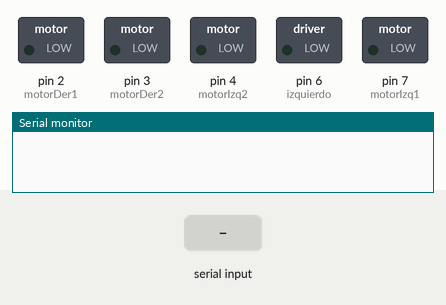
Bench run of a sketch on a simulated Arduino Uno, built with avr-gcc and run on an emulated ATmega328P. Parts: switched loads named in the sketch (green lamp = pin HIGH), the last lines printed to the serial monitor. The inputs (shaded band) are chosen by the test bench. Pins used as bus, display or sensor lines are not drawn.

Above: at 1.2 s.
1.3 s: "w" received over Serial
At 1.7 s:
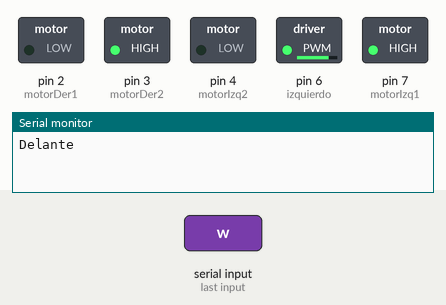
2.8 s: "s" received over Serial
At 4.0 s:
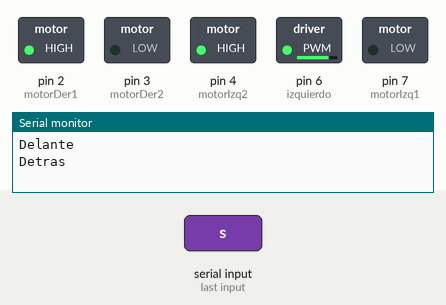
4.3 s: "d" received over Serial
At 5.2 s:
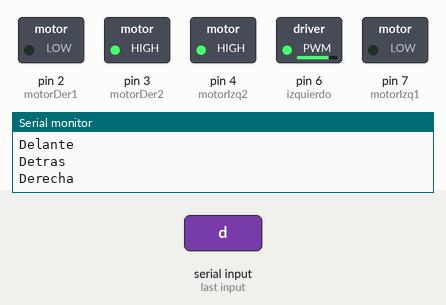
5.8 s: "a" received over Serial
At 6.3 s:
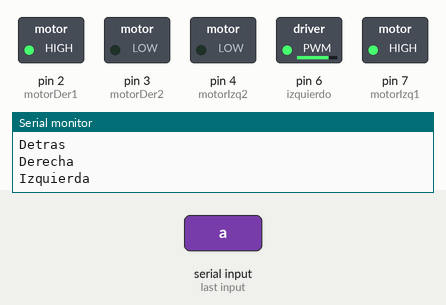
7.3 s: "p" received over Serial
At 8.7 s:
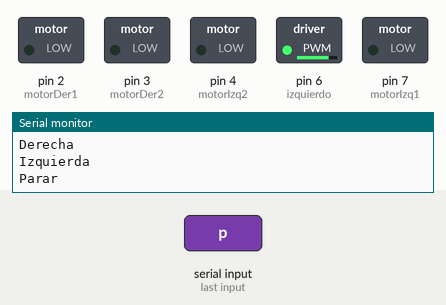
Timing chart, 0 to 9.8 s (numbered marks = the images above; inputs shaded):
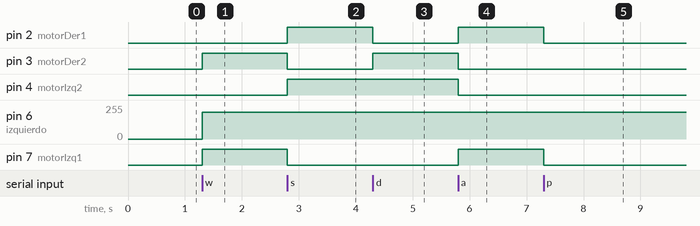

The sketch:

Control_movimiento.ino
```cpp
// Configuramos los pines que vamos a usar
int motorDer1=2;//El pin 2 a In1 del L298N
int motorDer2=3;//El pin 3 a In2 del L298N
int motorIzq1=7;//El pin 7 a In3 del L298N
int motorIzq2=4;//El pin 4 a In4 del L298N
int derecho=5;  //El pin 5 a EnA del L298N
int izquierdo=6;//El pin 6 aEnB del L298N
#include <NewPing.h>

/*Aqui se configuran los pines donde debemos conectar el sensor*/
#define TRIGGER_PIN  12
#define ECHO_PIN     11
#define MAX_DISTANCE 200

/*Crear el objeto de la clase NewPing*/
NewPing sonar(TRIGGER_PIN, ECHO_PIN, MAX_DISTANCE);
char hola;

void setup()
{
  Serial.begin(115200);
  //Configuramos los pines como salida
  pinMode(motorDer1, OUTPUT);
  pinMode(motorDer2, OUTPUT);
  pinMode(motorIzq1, OUTPUT);
  pinMode(motorIzq2, OUTPUT);
  pinMode(derecho, OUTPUT);
  pinMode(izquierdo, OUTPUT);

}
void izquierda(){
  digitalWrite(motorDer1,HIGH);
  digitalWrite(motorDer2,LOW);
  digitalWrite(motorIzq1,HIGH);
  digitalWrite(motorIzq2,LOW);
  analogWrite(derecho,200);//Velocidad motor
  analogWrite(izquierdo,200);
}
void derecha(){
  digitalWrite(motorDer1,LOW);
  digitalWrite(motorDer2,HIGH);
  digitalWrite(motorIzq1,LOW);
  digitalWrite(motorIzq2,HIGH);
  analogWrite(derecho,200);
  analogWrite(izquierdo,200);

}
void detras(){
  digitalWrite(motorDer1,HIGH);
  digitalWrite(motorDer2,LOW);
  digitalWrite(motorIzq1,LOW);
  digitalWrite(motorIzq2,HIGH);
  analogWrite(derecho,200);
  analogWrite(izquierdo,200);
}
void delante(){
  digitalWrite(motorDer1,LOW);
  digitalWrite(motorDer2,HIGH);
  digitalWrite(motorIzq1,HIGH);
  digitalWrite(motorIzq2,LOW);
  analogWrite(derecho,200);
  analogWrite(izquierdo,200);
}
void parar(){
  digitalWrite(motorDer1,LOW);
  digitalWrite(motorDer2,LOW);
  digitalWrite(motorIzq1,LOW);
  digitalWrite(motorIzq2,LOW);
  analogWrite(derecho,200);
  analogWrite(izquierdo,200);
}

void loop() {
if (Serial.available() >0){

 hola = Serial.read();
 if (hola == 'w') {
    Serial.println("Delante");
    delante();
  }
 if (hola == 's') {
    Serial.println("Detras");
    detras();
 } if (hola == 'd') {
    Serial.println("Derecha");
    derecha();
  }
 if (hola == 'a') {
    Serial.println("Izquierda");
    izquierda();
  }
 if (hola == 'p') {
    Serial.println("Parar");
    parar();
 }
}
 }
```

Measured:
- after the input at 1.3 s, pin 3 (motorDer2), pin 7 (motorIzq1): LOW → HIGH at once; pin 6 (izquierdo): 0/255 → 200/255 at once
- after the input at 2.8 s, pin 2 (motorDer1), pin 4 (motorIzq2): LOW → HIGH at once; pin 3 (motorDer2), pin 7 (motorIzq1): HIGH → LOW at once
- after the input at 4.3 s, pin 2 (motorDer1): HIGH → LOW at once; pin 3 (motorDer2): LOW → HIGH at once
- after the input at 5.8 s, pin 2 (motorDer1), pin 7 (motorIzq1): LOW → HIGH at once; pin 3 (motorDer2), pin 4 (motorIzq2): HIGH → LOW at once
- after the input at 7.3 s, pin 2 (motorDer1), pin 7 (motorIzq1): HIGH → LOW at once
